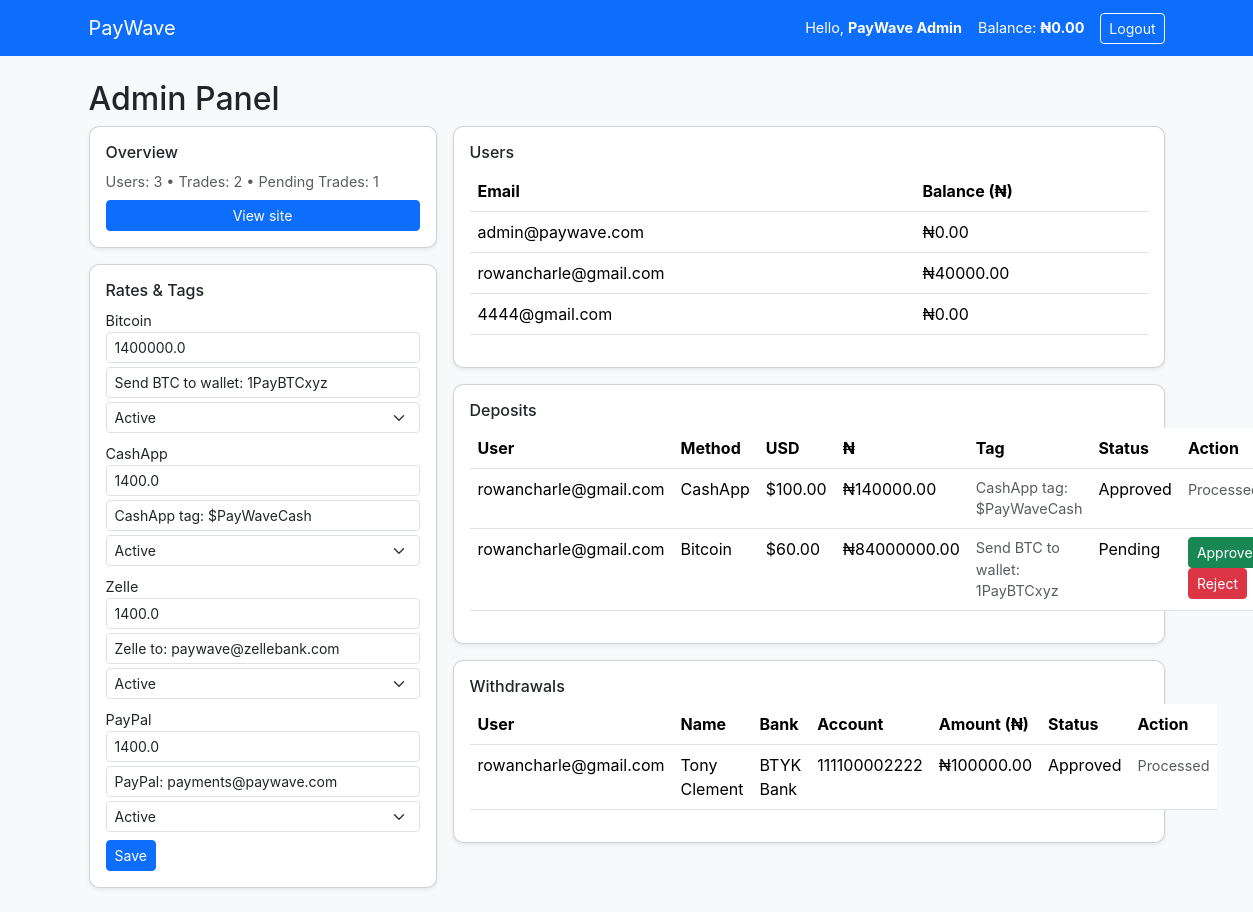
The page /admin (signed in) on the database its author committed.
### tables this page shows
CREATE TABLE users(
        id INTEGER PRIMARY KEY AUTOINCREMENT,
        email TEXT UNIQUE,
        name TEXT,
        password TEXT,
        balance_ngn REAL DEFAULT 0,
        role TEXT DEFAULT 'user'
    );

CREATE TABLE rates(
        id INTEGER PRIMARY KEY AUTOINCREMENT,
        method TEXT UNIQUE,
        rate_ngn_per_usd REAL,
        tag TEXT,
        status TEXT DEFAULT 'active'
    );

CREATE TABLE trades(
        id INTEGER PRIMARY KEY AUTOINCREMENT,
        user_id INTEGER,
        method TEXT,
        amount_usd REAL,
        amount_ngn REAL,
        proof TEXT,
        status TEXT,
        created_at REAL
    );

CREATE TABLE withdrawals(
        id INTEGER PRIMARY KEY AUTOINCREMENT,
        user_id INTEGER,
        name TEXT,
        bank TEXT,
        account TEXT,
        amount_ngn REAL,
        status TEXT,
        created_at REAL
    );

### app.py (the view, shortened to what this page needs)
@app.route("/admin", methods=["GET", "POST"])
def admin():
    if session.get("role") != "admin":
        flash("Admin access required", "danger")
        return redirect(url_for("login"))
    db = get_db()
    users = db.execute("SELECT * FROM users").fetchall()
    rates = db.execute("SELECT * FROM rates").fetchall()
    trades = db.execute(
        "SELECT t.*, u.email as user_email FROM trades t JOIN users u ON u.id=t.user_id ORDER BY t.created_at DESC"
    ).fetchall()
    withdrawals = db.execute(
        "SELECT w.*, u.email as user_email FROM withdrawals w JOIN users u ON u.id = w.user_id ORDER BY w.created_at DESC"
    ).fetchall()
    totals = {
        "users": db.execute("SELECT COUNT(*) as c FROM users").fetchone()["c"],
        "trades": db.execute("SELECT COUNT(*) as c FROM trades").fetchone()["c"],
        "pending_trades": db.execute("SELECT COUNT(*) as c FROM trades WHERE status='Pending'").fetchone()["c"],
        "pending_withdrawals": db.execute("SELECT COUNT(*) as c FROM withdrawals WHERE status='Pending'").fetchone()["c"],
    }
    return render_template("admin.html", users=users, rates=rates, trades=trades, withdrawals=withdrawals, totals=totals)

### app.py (called while the page is built)
def get_db():
    db = getattr(g, "_db", None)
    if db is None:
        db = g._db = sqlite3.connect(DB)
        db.row_factory = sqlite3.Row
    return db

@app.context_processor
def inject_user():
    uid = session.get("user_id")
    if not uid:
        return dict(current_user=None, is_admin=False)
    db = get_db()
    row = db.execute("SELECT id,email,name,balance_ngn,role FROM users WHERE id=?", (uid,)).fetchone()
    if not row:
        return dict(current_user=None, is_admin=False)
    return dict(current_user=row, is_admin=(row["role"] == "admin"))

### templates/admin.html (shortened to what this page needs)
{% extends "base.html" %}
{% block content %}
<h2>Admin Panel</h2>
<div class="row g-3">
  <div class="col-md-4">
    <div class="card p-3 shadow-sm">
      <h6>Overview</h6>
      <div class="small text-muted">Users: {{ totals.users }} • Trades: {{ totals.trades }} • Pending Trades: {{ totals.pending_trades }}</div>
      <a class="btn btn-primary btn-sm mt-2" href="/">View site</a>
    </div>
    <div class="card p-3 shadow-sm mt-3">
      <h6>Rates & Tags</h6>
      <form method="post">
        {% for r in rates %}
        <div class="mb-2">
          <label class="small">{{ r['method'] }}</label>
          <input class="form-control form-control-sm mb-1" name="rate_{{ r['id'] }}" value="{{ r['rate_ngn_per_usd'] }}">
          <input class="form-control form-control-sm mb-1" name="tag_{{ r['id'] }}" value="{{ r['tag'] }}">
          <select class="form-select form-select-sm" name="status_{{ r['id'] }}">
            <option value="active" {% if r['status']=='active' %}selected{% endif %}>Active</option>
          </select>
        </div>
        {% endfor %}
        <button class="btn btn-primary btn-sm">Save</button>
      </form>
    </div>
  </div>
  <div class="col-md-8">
    <div class="card p-3 shadow-sm mb-3">
      <h6>Users</h6>
      <table class="table">
        <thead><tr><th>Email</th><th>Balance (₦)</th></tr></thead>
        <tbody>{% for u in users %}<tr><td>{{ u['email'] }}</td><td>₦{{ '%.2f'|format(u['balance_ngn']) }}</td></tr>{% endfor %}</tbody>
      </table>
    </div>
    <div class="card p-3 shadow-sm mb-3">
      <h6>Deposits</h6>
      <table class="table">
        <thead><tr><th>User</th><th>Method</th><th>USD</th><th>₦</th><th>Tag</th><th>Status</th><th>Action</th></tr></thead>
        <tbody>
          {% for t in trades %}
          <tr>
            <td>{{ t['user_email'] }}</td>
            <td>{{ t['method'] }}</td>
            <td>${{ '%.2f'|format(t['amount_usd']) }}</td>
            <td>₦{{ '%.2f'|format(t['amount_ngn']) }}</td>
            <td>
              {% set tag = ( (rates|selectattr('method','equalto',t['method'])|list)[0]['tag'] ) %}
              <div class="small text-muted">{{ tag }}</div>
            </td>
            <td>{{ t['status'] }}</td>
            <td>
              {% if t['status']=='Pending' %}
              <a class="btn btn-sm btn-success" href="/approve_trade/{{ t['id'] }}">Approve</a>
              <a class="btn btn-sm btn-danger" href="/reject_trade/{{ t['id'] }}">Reject</a>
              {% else %}<span class="small text-muted">Processed</span>{% endif %}
            </td>
          </tr>
          {% else %}
            <tr><td colspan="7" class="text-muted">No deposits</td></tr>
          {% endfor %}
        </tbody>
      </table>
    </div>
    <div class="card p-3 shadow-sm">
      <h6>Withdrawals</h6>
      <table class="table">
        <thead><tr><th>User</th><th>Name</th><th>Bank</th><th>Account</th><th>Amount (₦)</th><th>Status</th><th>Action</th></tr></thead>
        <tbody>
          {% for w in withdrawals %}
          <tr>
            <td>{{ w['user_email'] }}</td>
            <td>{{ w['name'] }}</td>
            <td>{{ w['bank'] }}</td>
            <td>{{ w['account'] }}</td>
            <td>₦{{ '%.2f'|format(w['amount_ngn']) }}</td>
            <td>{{ w['status'] }}</td>
            <td>
              {% if w['status']=='Pending' %}
              <a class="btn btn-sm btn-success" href="/approve_withdraw/{{ w['id'] }}">Approve</a>
              <a class="btn btn-sm btn-danger" href="/reject_withdraw/{{ w['id'] }}">Reject</a>
              {% else %}<span class="small text-muted">Processed</span>{% endif %}
            </td>
          </tr>
          {% else %}
            <tr><td colspan="7" class="text-muted">No withdrawals</td></tr>
          {% endfor %}
        </tbody>
      </table>
    </div>
  </div>
</div>
{% endblock %}

### templates/base.html (shortened to what this page needs)
<!doctype html>
<html>
<head>
  <link href="https://cdn.jsdelivr.net/npm/bootstrap@5.3.2/dist/css/bootstrap.min.css" rel="stylesheet">
  <link href="/static/style.css" rel="stylesheet">
</head>
<body>
<nav class="navbar navbar-expand-lg" style="background:#0d6efd;">
  <div class="container">
    <a class="navbar-brand text-white" href="/">PayWave</a>
    <div class="d-flex align-items-center">
      {% if current_user %}
        <div class="text-white me-3 small">Hello, <strong>{{ current_user.name or current_user.email }}</strong></div>
        <div class="text-white me-3 small">Balance: <strong>₦{{ '%.2f'|format(current_user.balance_ngn) }}</strong></div>
        <a class="btn btn-outline-light btn-sm" href="/logout">Logout</a>
      {% else %}
        <a class="btn btn-outline-light btn-sm me-2" href="/login">Login</a>
        <a class="btn btn-light btn-sm" href="/register">Register</a>
      {% endif %}
    </div>
  </div>
</nav>
<div class="container my-4">
  {% block content %}{% endblock %}
</div>
</body>
</html>

### static/style.css (style rules this page uses)
:root { --primary:#0d6efd;--muted:#6c757d;--bg:#f8f9fb }
body { background:var(--bg);font-family:Inter,Segoe UI,Arial;margin:0;color:#212529 }
.navbar { background:var(--primary)!important }
.container { max-width:1100px }
.card { border-radius:10px }
.small { font-size:0.9rem }

### rows shown on the page
users: name "PayWave Admin", balance_ngn "0.00", email "admin@paywave.com"
rates: method "Bitcoin", rate_ngn_per_usd "1400000.0", tag "Send BTC to wallet: 1PayBTCxyz", status+id "Active"
rates: method "CashApp", rate_ngn_per_usd "1400.0", tag "CashApp tag: $PayWaveCash", status+id "Active"
rates: method "Zelle", rate_ngn_per_usd "1400.0", tag "Zelle to: paywave@zellebank.com", status+id "Active"
rates: method "PayPal", rate_ngn_per_usd "1400.0", tag "PayPal: payments@paywave.com", status+id "Active"
users: email "rowancharle@gmail.com", balance_ngn "40000.00"
users: email "4444@gmail.com", balance_ngn "0.00"
trades: user_email "rowancharle@gmail.com", method "CashApp", amount_usd "100.00", amount_ngn "140000.00", status "Approved", shows "Processed"
trades: user_email "rowancharle@gmail.com", method "Bitcoin", amount_usd "60.00", amount_ngn "84000000.00", status "Pending"
withdrawals: user_email "rowancharle@gmail.com", name "Tony Clement", bank "BTYK Bank", account "111100002222", amount_ngn "100000.00", status "Approved", shows "Processed"

### other values the page prints
{{ totals.users }} "3"
{{ totals.trades }} "2"
{{ totals.pending_trades }} "1"
